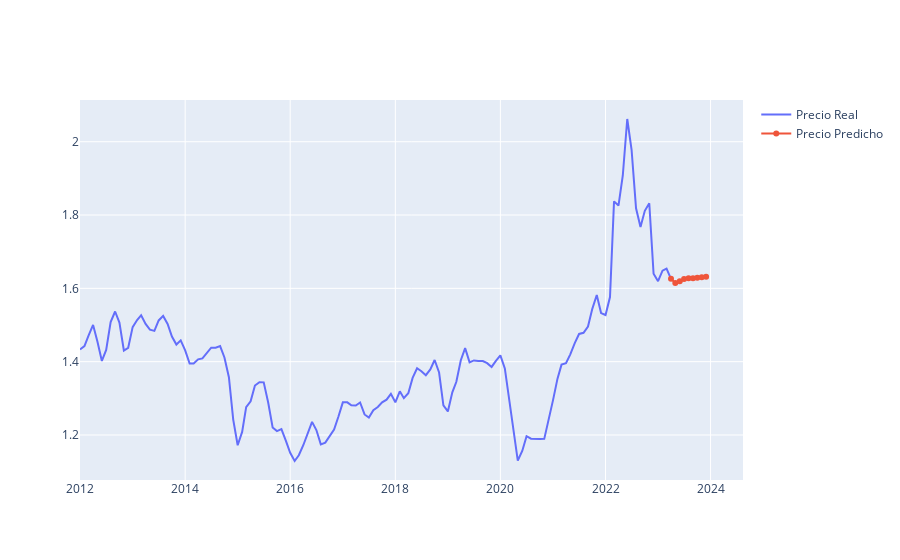

Here is the notebook cell this chart was saved with:
### Markdown cell above
## PLOT AR PREDICTION

### Code cell
plot_prediction(df_ar, df_train)

### Figure 1 — Plotly figure (JSON) as saved in the notebook; plotly's stock layout.template omitted (floating-point values rounded to 4 significant figures; data arrays with more than 128 entries replaced by an {"elided": "..."} marker saying what was removed)
{"data": [{"name": "Precio Real", "type": "scatter", "x": {"elided": "136 str values"}, "xaxis": "x", "y": {"elided": "136 float values"}, "yaxis": "y"}, {"name": "Precio Predicho", "type": "scatter", "x": ["2023-04-01T00:00:00", "2023-05-01T00:00:00", "2023-06-01T00:00:00", "2023-07-01T00:00:00", "2023-08-01T00:00:00", "2023-09-01T00:00:00", "2023-10-01T00:00:00", "2023-11-01T00:00:00", "2023-12-01T00:00:00"], "xaxis": "x", "y": [1.626, 1.615, 1.619, 1.625, 1.627, 1.628, 1.629, 1.63, 1.631], "yaxis": "y"}], "layout": {"xaxis": {"anchor": "y", "domain": [0, 1]}, "yaxis": {"anchor": "x", "domain": [0, 1]}}}
